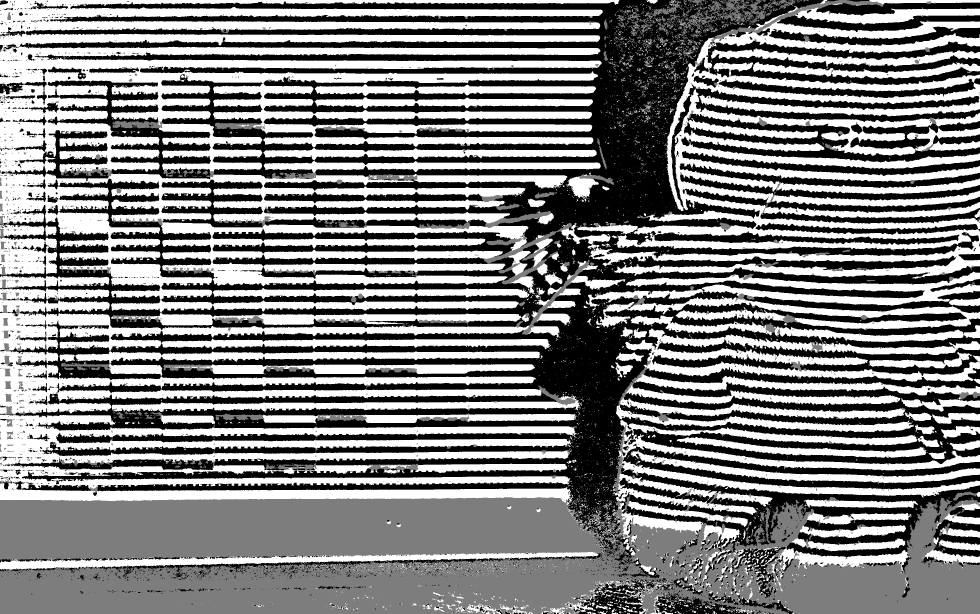
#> input picture PyProj/Photos/New/Lited/LitedInvHor.jpg, 2940 x 1840 px, found by its file name (shown at 1/3 size)
$ python test.py
#> lines starting #> are read from the running program, lines starting #| are printed output that depends on the picture; after the words box and inside, x2 and y2 are one past the last pixel; in counts of white or black regions, pixels touching at a corner belong together; long printed decimals are rounded
# [31 lines of commented-out code are left out]
import cv2
import numpy as np
gray = cv2.imread('C:/Users/User/Documents/PyProj/AgainMach/Photos/New/Lited/LitedInvHor.jpg', cv2.IMREAD_GRAYSCALE)[:1700, 1700:]
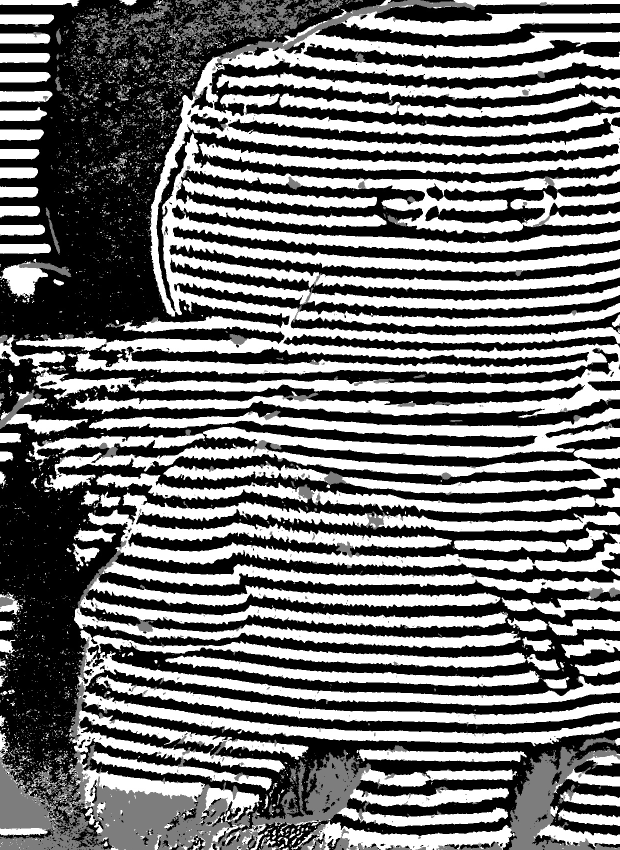
#> gray: shape (1700, 1240) (shown at 1/2 size); min 0, max 255, mean 112.4
image = cv2.cvtColor(gray, cv2.COLOR_GRAY2BGR)
_, binary = cv2.threshold(gray, 128, 255, cv2.THRESH_BINARY_INV)
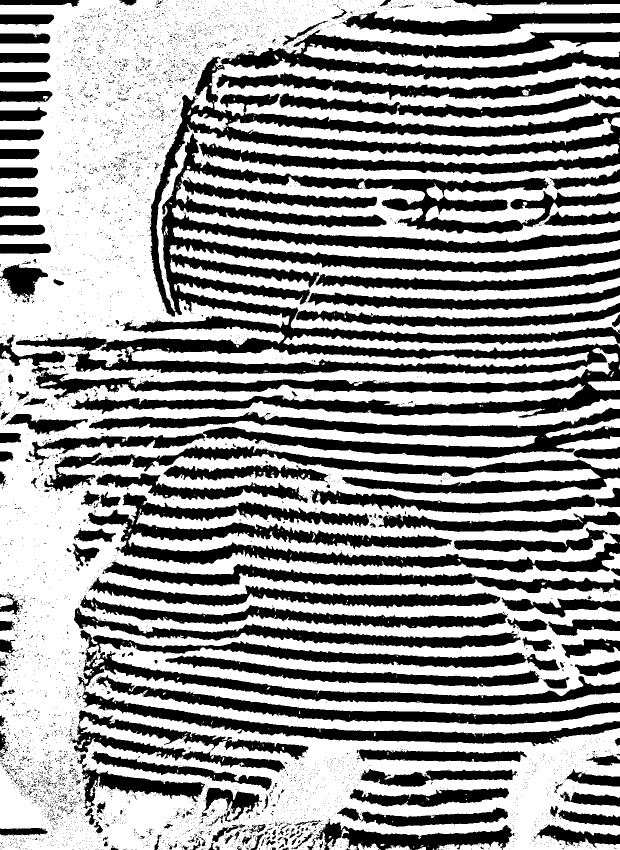
#> binary: shape (1700, 1240) (shown at 1/2 size); 59% white; 6033 black regions (5786 under 20 px)

# Найдите контуры
contours, _ = cv2.findContours(binary, cv2.RETR_EXTERNAL, cv2.CHAIN_APPROX_SIMPLE)
#> contours = 265 contours, 230 with area under 20; largest, box (x1, y1, x2, y2) and area: (0, 702, 1240, 1700) 838884, (0, 0, 1240, 776) 293695, (313, 248, 1240, 623) 91532, (338, 490, 1240, 671) 56740, (418, 116, 1240, 255) 47846

# Для хранения результатов
curvatures = []

# Обработайте каждый контур
for contour in contours:
    # Получите координаты точек контура
    points = contour[:, 0, :]

    # Вычислите параметры кривизны
    # Например, можно использовать метод наименьших квадратов для подгонки кривой
    if len(points) >= 3:  # Убедитесь, что достаточно точек
        # Полином 2-й степени (парабола) для аппроксимации
        fit = np.polyfit(points[:, 0], points[:, 1], 2)

        # Вычисляем кривизну (вторая производная)
        curvature = 2 * fit[0]  # Кривизна для параболы
        curvatures.append(curvature)
#> this loop made 265 passes
#> (points, fit, curvature) on passes 9, 12, 29, 34, 36, 40, 46: ([[826, 1693], [826, 1694], [827, 1694], [828, 1693]], [-0.75, 1240.3, -511046], -1.5), ([[856, 1691], [855, 1692], [856, 1692]], [-0.000677, 0.659, 1623.8], -0.00135), ([[0, 1509], [0, 1510], [1, 1511], [0, 1510]], [0.667, 0.667, 1509.7], 1.33), ([[1109, 1472], [1109, 1473], [1110, 1473]], [2.59e-05, 0.443, 949.9], 5.18e-05), ([[537, 1457], [537, 1458], [538, 1457]], [-0.00131, 0.904, 1348.6], -0.00261), ([[406, 1443], [405, 1444], [406, 1445]], [-0.00146, 1.19, 1203.5], -0.00292), ([[949, 1435], [950, 1436], [950, 1437], [950, 1435]], [0.000261, 0.504, 721.5], 0.000523)
#> (fit, curvature) on passes 3, 4, 8, 13, 14, 15: ([0.143, -216.9, 83995.8], 0.286), ([0.75, -1299.8, 564814], 1.5), ([0.0327, -55.32, 25088.6], 0.0654), ([0.00753, -12, 6478.5], 0.0151), ([-0.00893, 14.74, -4387.5], -0.0179), ([-0.00674, 10.14, -2127.3], -0.0135)
#> after the loop, curvatures = 149 values, max 4 at index 28, min -14.52 at index 35, mean -0.225

# Выводим результаты
for i, curvature in enumerate(curvatures):
    print(f"Кривизна контура {i}: {curvature}")
#> this loop made 149 passes
#> curvature on passes 1 to 12: 0.286, 1.5, 0.0654, -1.5, -0.00135, 0.0151, -0.0179, -0.0135, 0.000794, 0.236, -0.63, 0.00562
#| Кривизна контура 0: 0.2857
#| Кривизна контура 1: 1.500
#| Кривизна контура 2: 0.06542
#| Кривизна контура 3: -1.500
#| Кривизна контура 4: -0.001355
#| Кривизна контура 5: 0.01505
#| Кривизна контура 6: -0.01786
#| Кривизна контура 7: -0.01347
#> (further printed lines are left out)

# Визуализация контуров и кривизны
for contour in contours:
    cv2.drawContours(image, [contour], -1, (0, 255, 0), 2)
#> this loop made 265 passes
#> contour on passes 1, 2, 5: [[831, 1699], [833, 1699]], [[574, 1699], [575, 1699]], [[618, 1696]]
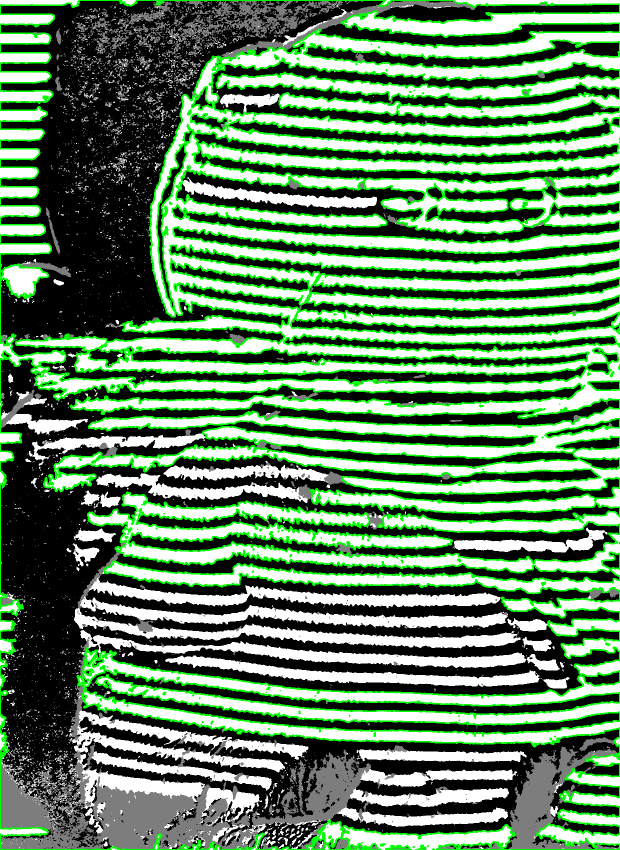
#> image: shape (1700, 1240, 3) (shown at 1/2 size); mean B, G, R 99.3, 133.8, 99.3

cv2.imshow('Contours with Curvature', image)
cv2.waitKey(0)
cv2.destroyAllWindows()
